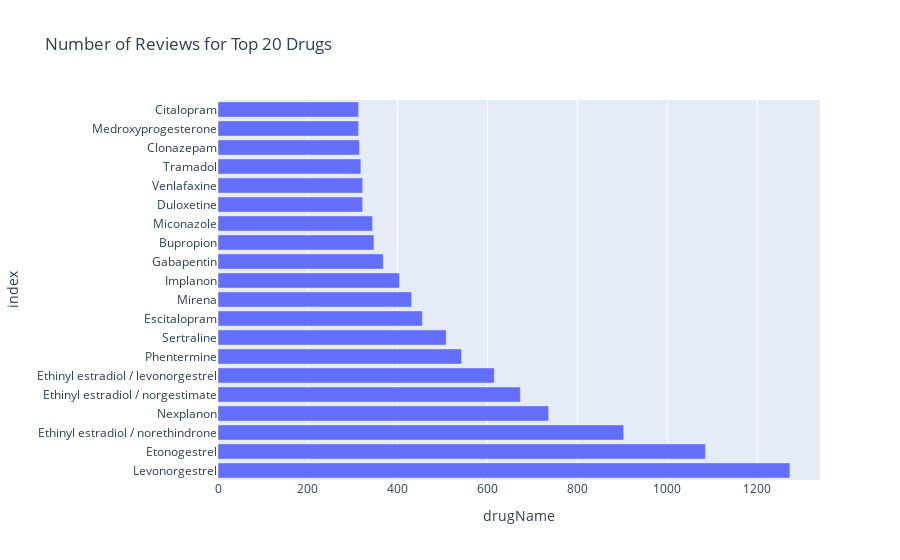

This figure's notebook cell:
### Code cell
import plotly.express as px

fig = px.bar(drug[:20], x='drugName', title='Number of Reviews for Top 20 Drugs')
fig.show()

conditions = df["condition"].value_counts()

### Figure 1 — Plotly figure (JSON) as saved in the notebook; plotly's stock layout.template omitted (floating-point values rounded to 4 significant figures)
{"data": [{"alignmentgroup": "True", "hovertemplate": "drugName=%{x}<br>index=%{y}<extra></extra>", "legendgroup": "", "marker": {"color": "#636efa", "pattern": {"shape": ""}}, "name": "", "offsetgroup": "", "orientation": "h", "showlegend": false, "textposition": "auto", "type": "bar", "x": [1273, 1085, 903, 736, 673, 615, 542, 508, 455, 431, 404, 368, 347, 344, 322, 322, 318, 315, 313, 313], "xaxis": "x", "y": ["Levonorgestrel", "Etonogestrel", "Ethinyl estradiol / norethindrone", "Nexplanon", "Ethinyl estradiol / norgestimate", "Ethinyl estradiol / levonorgestrel", "Phentermine", "Sertraline", "Escitalopram", "Mirena", "Implanon", "Gabapentin", "Bupropion", "Miconazole", "Duloxetine", "Venlafaxine", "Tramadol", "Clonazepam", "Medroxyprogesterone", "Citalopram"], "yaxis": "y"}], "layout": {"barmode": "relative", "legend": {"tracegroupgap": 0}, "title": {"text": "Number of Reviews for Top 20 Drugs"}, "xaxis": {"anchor": "y", "domain": [0, 1], "title": {"text": "drugName"}}, "yaxis": {"anchor": "x", "domain": [0, 1], "title": {"text": "index"}}}}
